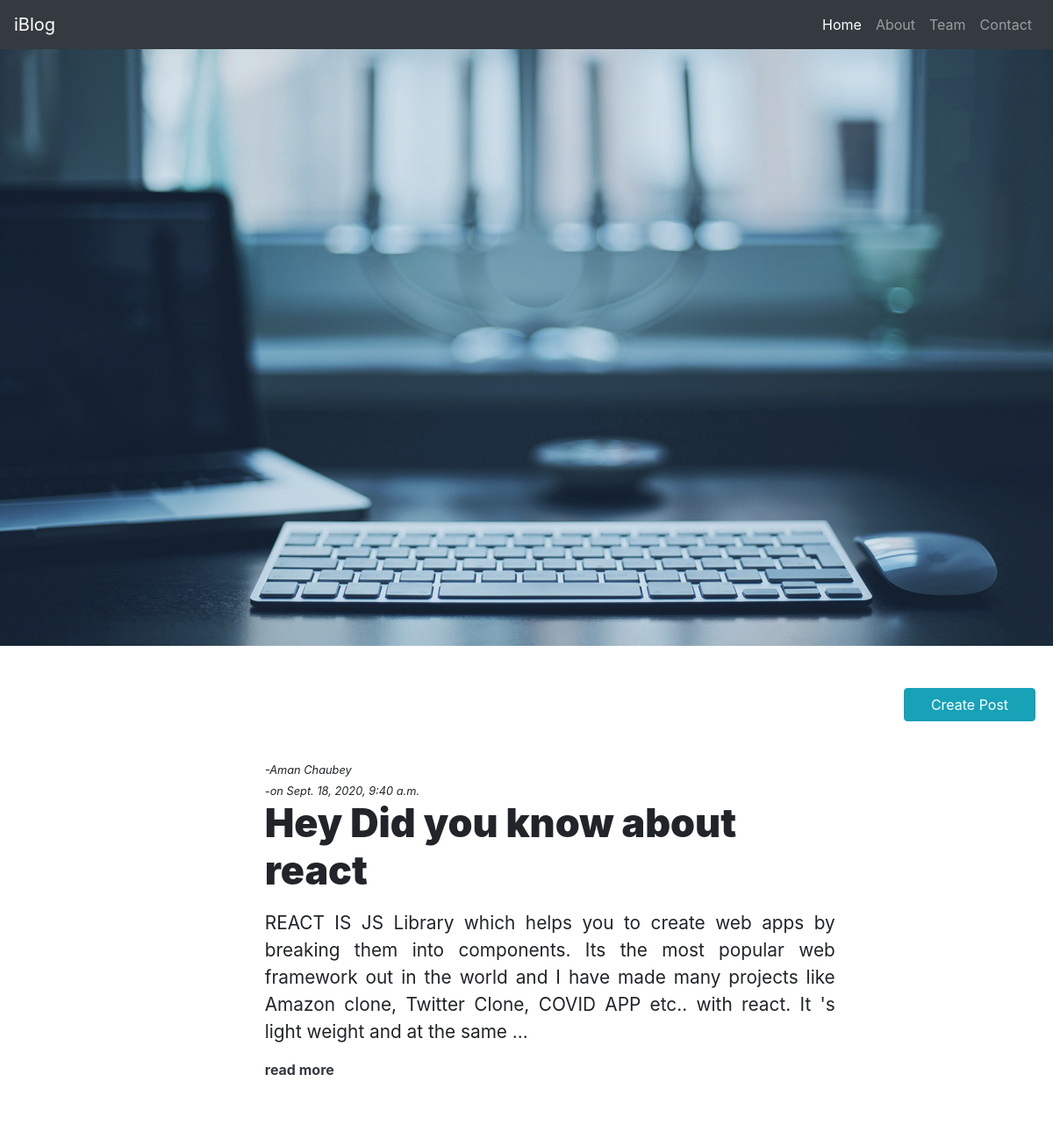
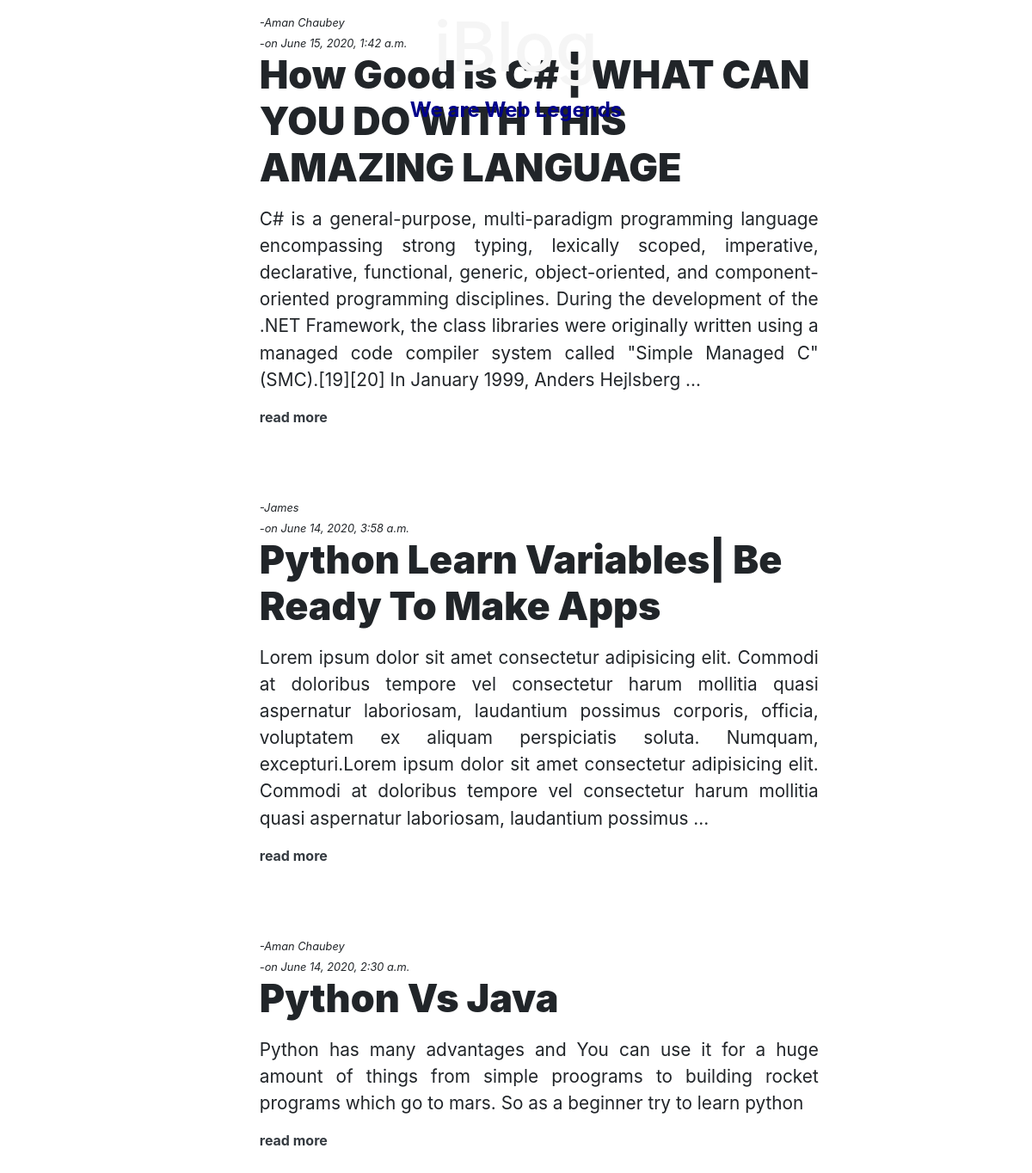
The page / on the database its author committed (2 pictures, top to bottom).
### blog/models.py (models this page shows, shortened)
class BlogPost(models.Model):
    title = models.CharField(max_length=5000)
    content = models.TextField()
    author = models.CharField( max_length=500)
    added_date = models.DateTimeField()

### blog/views.py (the view)
# urls.py: path('', views.index, name="indexPage"),
def index(request):
    blog_posts = BlogPost.objects.all().order_by("-added_date")
    return render(request, "index.html", {
        "blog_posts": blog_posts
    })

### templates/index.html (shortened to what this page needs)
<!doctype html>
<html lang="en">
<head>
    <link rel="stylesheet" href="https://stackpath.bootstrapcdn.com/bootstrap/4.4.1/css/bootstrap.min.css"
>
    <link rel="stylesheet" href="../static/index.css">
</head>
<body>
    <nav class="navbar navbar-expand-lg navbar-dark bg-dark">
        <a class="navbar-brand" href="#">iBlog</a>
        <div class="collapse navbar-collapse" id="navbarSupportedContent">
            <ul class="navbar-nav ml-auto">
                <li class="nav-item active">
                    <a class="nav-link" href="/">Home</a>
                </li>
                <li class="nav-item">
                    <a class="nav-link" href="/about">About</a>
                </li>
                <li class="nav-item">
                    <a class="nav-link" href="#">Team</a>
                </li>
                <li class="nav-item">
                    <a class="nav-link" href="/contact">Contact</a>
                </li>
            </ul>
        </div>
    </nav>
<section class="header-section">
        <div class="header-text">
            <h3 class="heading">iBlog</h3>
            <p class="tag-line">We are Web Legends</p>
        </div>
</section>
<section class="blog-posts my-5 text-align-justify">
    <a href="/login-iblog" class="text-decoration-none text-white btn btn-info post-btn text-center">Create Post</a>
    <div class="container my-5 mx-4">
        <div class="row">
            <div class="col-lg-6 offset-lg-3">
                {% for post in blog_posts %}
                    <div class="posts">
                        <small><i>-{{post.author}}</i></small>
                        <br>
                        <small><i>-on {{ post.added_date }}</i></small>
                            <h2>{{ post.title }}</h2>
                            <p> {{ post.content|safe|truncatewords:"50"|linebreaks }}</p>
                            <a href="/full-post/{{ post.id }}" class="text-decoration-none text-dark font-weight-bold">read more</a>
                    </div>
                {% endfor %}
            </div>
        </div>
    </div>
</section>
</body>
</html>

### static/index.css (style rules this page uses)
p { font-size: 1.3rem; }
h2 { font-size: 2.8rem; font-weight: 900; }
.header-section { width: 100%; height: 85vh; background: url('../static/images/homebg.jpg'), linear-gradient(gray 55%, white 5%); background-repeat: no-repeat; background-size: cover; }
.header-text { position: absolute; top: 50%; left: 50%; transform: translate(-50%, -50%); text-align: center; color: whitesmoke; z-index: 1; }
.heading { font-size: 5rem; color: whitesmoke; }
.tag-line { font-size: 1.5rem; color: darkblue; font-weight: bold; }
.posts { margin: 80px 0px; padding: 0; width: 650px !important; transition: .5s; }
.posts p { text-align: justify; }
.post-btn { border-radius: none !important; width: 150px !important; float: right; margin-right: 20px; }

### rows shown on the page
BlogPost: author "Aman Chaubey", added_date "Sept. 18, 2020, 9:40 a.m.", title "Hey Did you know about react", content "REACT IS JS Library which helps you to create web apps by breaking them into components. Its the most popular web framework out in the world and I have made many projects like Amazon clone, Twitter Clone, COVID APP etc.. with react. It 's light weight and at the same …"
BlogPost: author "Aman Chaubey", added_date "June 15, 2020, 1:42 a.m.", title "How Good Is C# | WHAT CAN YOU DO WITH THIS AMAZING LANGUAGE", content "C# is a general-purpose, multi-paradigm programming language encompassing strong typing, lexically scoped, imperative, declarative, functional, generic, object-oriented, and component-oriented programming disciplines. During the development of the .NET Framework, the class libraries were originally written using a managed code compiler system called \"Simple Managed C\" (SMC).[19][20] In January 1999, Anders Hejlsberg …"
BlogPost: author "James", added_date "June 14, 2020, 3:58 a.m.", title "Python Learn Variables| Be Ready To Make Apps", content "Lorem ipsum dolor sit amet consectetur adipisicing elit. Commodi at doloribus tempore vel consectetur harum mollitia quasi aspernatur laboriosam, laudantium possimus corporis, officia, voluptatem ex aliquam perspiciatis soluta. Numquam, excepturi.Lorem ipsum dolor sit amet consectetur adipisicing elit. Commodi at doloribus tempore vel consectetur harum mollitia quasi aspernatur laboriosam, laudantium possimus …"
BlogPost: author "Aman Chaubey", added_date "June 14, 2020, 2:30 a.m.", title "Python Vs Java", content "Python has many advantages and You can use it for a huge amount of things from simple proograms to building rocket programs which go to mars. So as a beginner try to learn python"
